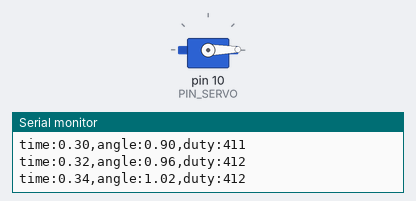
The sketch below on a simulated Arduino Uno, built with avr-gcc and run on an emulated ATmega328P. Shown: servo, the last lines printed to the serial monitor.

Above: at 3.35 s.
At 12.35 s:
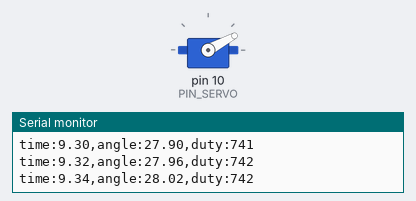
At 21.35 s:
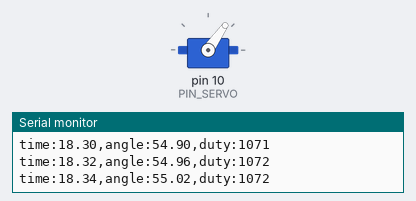
At 39.35 s:
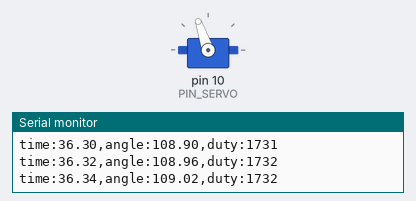
Timing chart, 0 to 40.0 s (numbered marks = the images above):
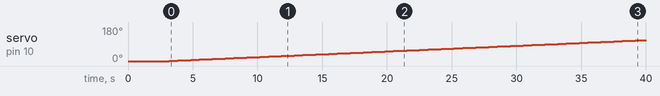

Measured:
- by itself, servo on pin 10 (PIN_SERVO): moves from 0° to 111° over 36.7 s

The sketch:

13C02.ino
```cpp
#include <Servo.h>

// Arduino pin assignment
#define PIN_SERVO 10

// configurable parameters for Servo
#define _DUTY_MIN 400 // servo full clock-wise position (0 degree)
#define _DUTY_NEU 1500 // servo neutral position (90 degree)
#define _DUTY_MAX 2600 // servo full counter-clockwise position (180 degree)

// experiment 1: speed 3.0, end _DUTY_MAX (180 degree in 60 sec)
// experiment 2: speed 0.3, end _DUTY_NEU (90 degree in 300 sec)
#define _SERVO_SPEED 3.0       // servo angular speed (unit: degree/sec)
#define _POS_START _DUTY_MIN   // servo start position (0 degree)
#define _POS_END   _DUTY_MAX   // servo end position

// Loop Interval
#define INTERVAL 20     // servo update interval (unit: msec)

// global variables
unsigned long last_sampling_time; // unit: msec
unsigned long start_time;         // unit: msec

Servo myservo;

float duty_per_msec;  // duty change per msec
int duty_curr;        // Current duty time

void setup() {
  myservo.attach(PIN_SERVO, _DUTY_MIN, _DUTY_MAX);

  duty_curr = _POS_START;
  myservo.writeMicroseconds(duty_curr);

  // initialize serial port
  Serial.begin(57600);

  // convert angular velocity into duty change per msec.
  duty_per_msec = (_DUTY_MAX - _DUTY_MIN) / 180.0 * _SERVO_SPEED / 1000.0;

  delay(3000);  // hold at start position before moving

  start_time = last_sampling_time = millis();
}

void loop() {
  // wait until next sampling time.
  if (millis() < (last_sampling_time + INTERVAL))
    return;
  last_sampling_time += INTERVAL;

  // duty from elapsed time: constant speed, no rounding error accumulates
  unsigned long elapsed = millis() - start_time;
  float duty = _POS_START + duty_per_msec * elapsed;
  if (duty > _POS_END)
    duty = _POS_END;
  duty_curr = duty + 0.5;  // round to nearest usec

  // update servo position
  myservo.writeMicroseconds(duty_curr);

  // output the read value to the serial port
  Serial.print("time:");   Serial.print(elapsed / 1000.0);
  Serial.print(",angle:"); Serial.print((duty - _DUTY_MIN) * 180.0 / (_DUTY_MAX - _DUTY_MIN));
  Serial.print(",duty:");  Serial.println(duty_curr);
}
```
